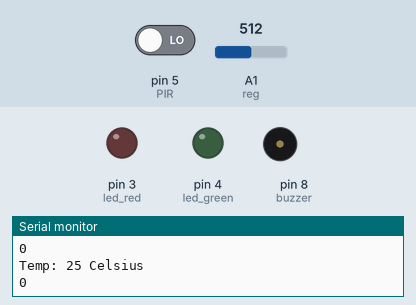
A sketch run on a simulated Arduino Uno, built with avr-gcc and run on an emulated ATmega328P. On the bench: output pins drawn as LEDs (lit = HIGH), buzzer (waves = sounding), the last lines printed to the serial monitor. The inputs (shaded band) are chosen by the test bench; at power-on: pin 5 (PIR) LOW, A1 (reg) = 512.

Above: at 3.8 s.
3.9 s: pin 5 (PIR) driven HIGH
At 7.7 s:
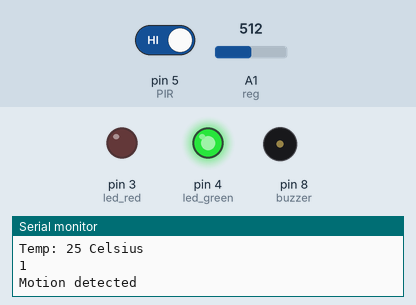
11.7 s: A1 (reg) set to 413
15.6 s: A1 (reg) set to 383
At 18.6 s:
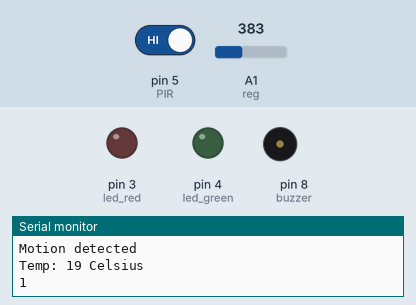
19.6 s: A1 (reg) set to 238
23.5 s: A1 (reg) set to 212
At 26.2 s:
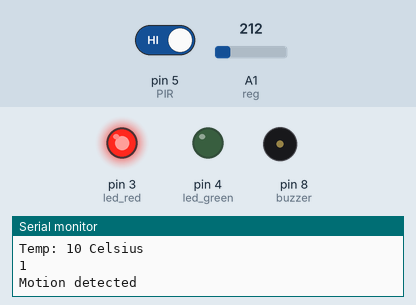
30.7 s: A1 (reg) set to 306
At 33.4 s:
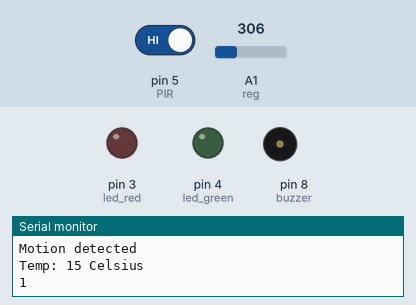
Timing chart, 0 to 34.9 s (numbered marks = the images above; inputs shaded):
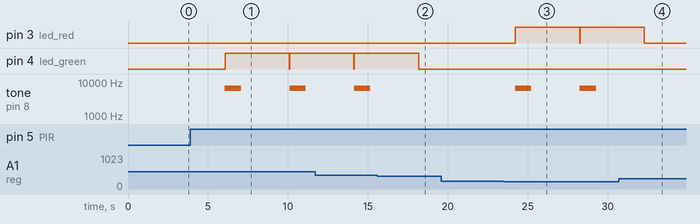

The sketch:

PIR_and_Temp.ino
```cpp
const int buzzer = 8;

int reg = A1;
int temp;

int PIR = 5;
const int led_red = 3;
const int led_green = 4;

void setup()
{
  pinMode(buzzer, OUTPUT);
  pinMode(PIR, INPUT);
  pinMode(reg, INPUT);
  pinMode(led_red, OUTPUT);
  pinMode(led_green, OUTPUT);
  Serial.begin(9600);
  //dht.begin();
}

void loop()
{

  int reading = digitalRead(PIR);
  temp = analogRead(reg)/20;
  //temp = dht.readTemperature();
  Serial.print('\n');
  Serial.print("Temp: ");
  Serial.print(temp);
  Serial.println(" Celsius");

  digitalWrite(led_red, LOW);
  delay(10);
  digitalWrite(led_green, LOW);
  delay(10);

  Serial.println(reading);

  if (temp >= 20 && reading == 1) {
    Serial.print("Motion detected");
    tone(buzzer, 6553);

    Serial.print('\n');
    digitalWrite(led_red, LOW);
    delay(10);
    digitalWrite(led_green, HIGH);
    //delay(1000);
    delay(1000);
    noTone(buzzer);
    delay(10);
  }
  else if (temp <= 10 && reading == 1){
    Serial.print("Motion detected");
    tone(buzzer, 6553);

    Serial.print('\n');
    digitalWrite(led_green, LOW);
    delay(10);
    digitalWrite(led_red, HIGH);
    //delay(1000);
    delay(1000);
    noTone(buzzer);
    delay(10);
  }


  delay(3000);
}
```

Measured:
- the behaviour switches between 400 and 399 on A1 (reg) (found by bisection; images 1 and 2)
- the behaviour switches between 220 and 219 on A1 (reg) (found by bisection; images 2 and 3)
- after the input at 3.9 s, pin 4 (led_green): LOW → HIGH after 2.2 s, → LOW 4.0 s later, → HIGH 0.02 s later; tone on pin 8 (buzzer): alternates 6553 Hz for 1.0 s and silent for 3.0 s, starting after 2.2 s
- after the input at 15.6 s, pin 4 (led_green): goes on until 18.2 s, then stays LOW; tone on pin 8 (buzzer): stays silent (without the input it goes to 6553 Hz after 2.6 s)
- after the input at 23.5 s, pin 3 (led_red): LOW → HIGH after 0.73 s, → LOW 4.0 s later, → HIGH 0.03 s later; tone on pin 8 (buzzer): alternates 6553 Hz for 1.0 s and silent for 3.0 s, starting after 0.72 s
- after the input at 30.7 s, pin 3 (led_red): goes on until 32.3 s, then stays LOW; tone on pin 8 (buzzer): stays silent (without the input it goes to 6553 Hz after 1.6 s)
